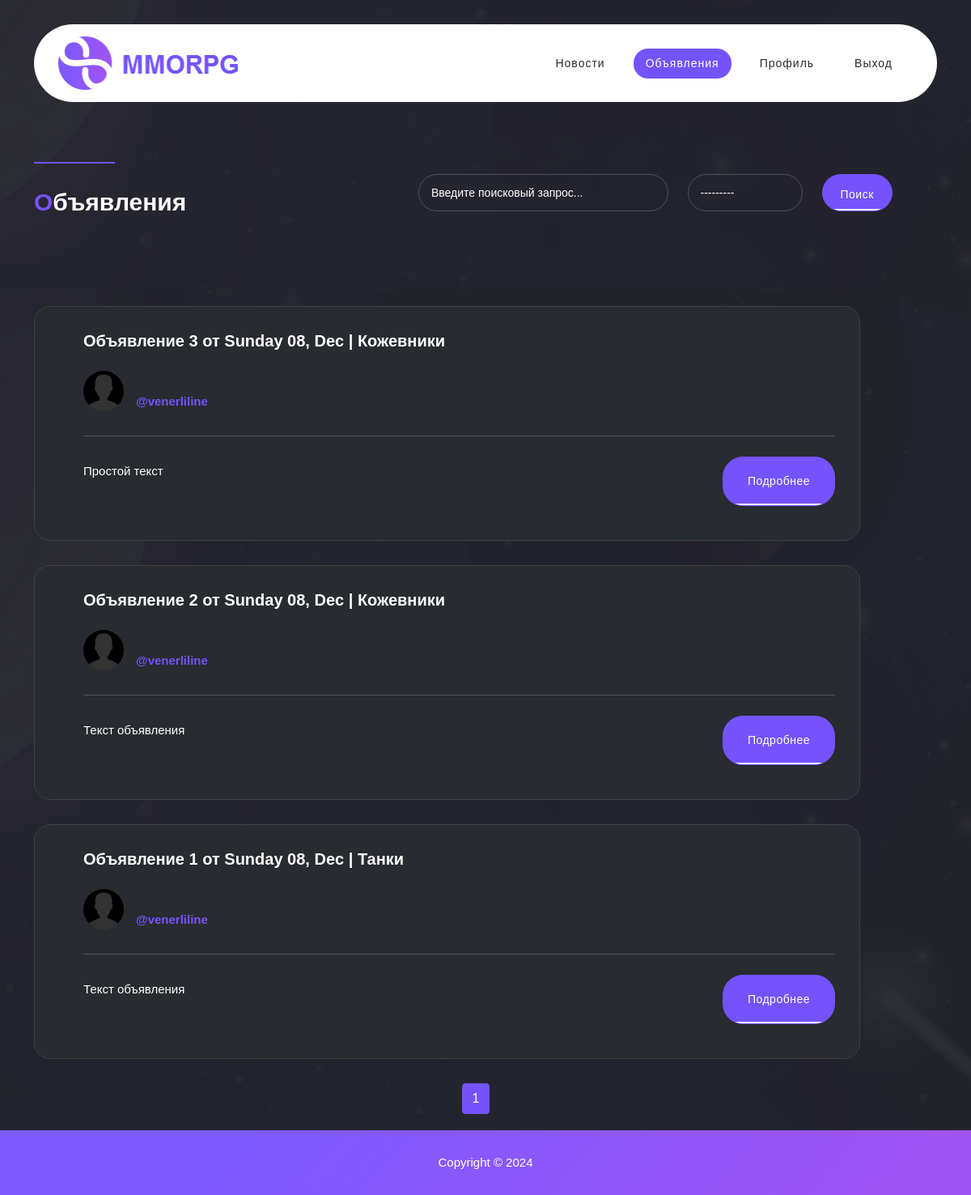
The page /posts/ (signed in) on the database as committed earlier.
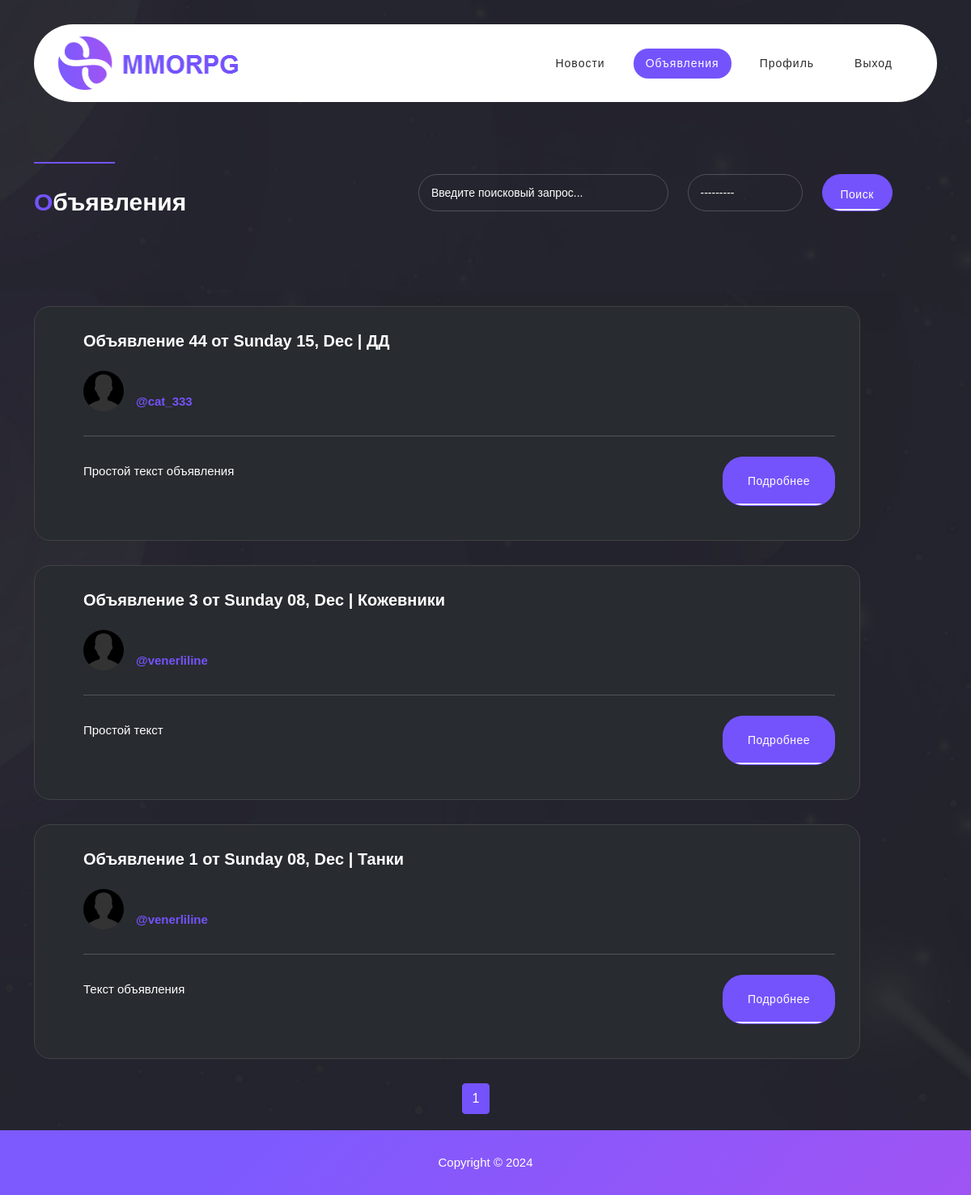
The same page on the database as committed later.
### posts/models.py (models this page shows, shortened)
class Post(models.Model):
    title = models.CharField(max_length=150)
    create_date = models.DateTimeField(auto_now_add=True)
    description = models.TextField()
    category = models.CharField(max_length=35,
                                choices=CATEGORIES)
    author = models.ForeignKey(User, on_delete=models.CASCADE)
    class Meta:
        verbose_name = 'Объявление'
        verbose_name_plural = 'Объявления'
    def get_absolute_url(self):
        return reverse('detail_post', args=[str(self.id)])

### posts/views.py (the view)
# urls.py: path('', PostList.as_view(), name='posts_portal'),
class PostList(LoginRequiredMixin, ListView):
    model = Post
    ordering = '-create_date'
    template_name = 'posts.html'
    context_object_name = 'posts'
    paginate_by = 10
    def get_queryset(self):
        queryset = super().get_queryset()
        self.filter_posts = PostFilter(self.request.GET, queryset)
        return self.filter_posts.qs
    def get_context_data(self, **kwargs):
        context = super().get_context_data(**kwargs)
        context['filter_posts'] = self.filter_posts
        return context

### online_forum_mmorpg/utils/parser_html.py (called while the page is built)
def strip_tags(html):
    s = HTMLStripper()
    s.feed(html)
    return s.get_data()

    def handle_data(self, d):
        self.fed.append(d)

    def get_data(self):
        return ''.join(self.fed)

### posts/templatetags/custom_filters.py (called while the page is built)
@register.filter()
def get_nike(user_email):
    return user_email.split('@')[0]

@register.filter()
def get_title(current_url, is_html: bool = False):
    if is_html:
        return mark_safe('<em>О</em>бъявления' if 'post' in current_url else '<em>Н</em>овости')
    else:
        return 'Объявления' if 'post' in current_url else 'Новости'

@register.filter()
def convert_category(category):
    for el in CATEGORIES:
        if el[0] == category:
            return el[1]
    return category

@register.filter()
def filter_from_tags(text_html):
    return strip_tags(text_html)

### templates/posts/posts.html (shortened to what this page needs)
{% extends 'default.html' %}
{% load custom_filters %}
{% url 'posts' as posts_url %}
{% block content %}
  <div class="discover-items">
    <div class="container">
      <div class="row">
        <div class="col-lg-5">
          <div class="section-heading">
            <div class="line-dec"></div>
            <h2>{{ request.get_full_path|get_title:"True" }}</h2>
          </div>
        </div>
        <div class="col-lg-7">
          <form id="search-form" name="gs" method="GET" role="search" action="{% if 'post' in request.path %} {% url 'search_posts' %} {% else %} {% url 'search_news' %} {% endif %}">
            <div class="row">
              <div class="col-lg-6">
                <fieldset>
                    {{ filter_posts.form.title }}
                </fieldset>
              </div>
              <div class="col-lg-3">
                <fieldset>
                  {% if filter_posts.form.category %}
                    {{ filter_posts.form.category }}
                  {% else %}
                    {{ filter_posts.form.create_date__gt }}
                  {% endif %}
                </fieldset>
              </div>
              <div class="col-lg-2">
                <fieldset>
                    <button class="main-button">Поиск</button>
                </fieldset>
              </div>
            </div>
          </form>
        </div>
      </div>
    </div>
  </div>
  <div class="currently-market">
    <div class="container">
      <div class="row">
        <div class="col-lg-11">
          {% for post in posts %}
            <div class="item">
              <div class="right-content">
                <h4>{{ post.title }} от {{ post.create_date|date:'l d, M' }} | {{ post.category|convert_category}}</h4>
                <span class="author">
                  {% if post.author.profile.avatar.path %}
                    <img src="{{ post.author.profile.avatar.url }}" alt="" style="max-width: 50px; max-height: 50px; border-radius: 50%;">
                  {% else %}
                    <img src="/static/assets/images/single-author2.jpg" alt="" style="max-width: 50px; max-height: 50px; border-radius: 50%;">
                  {% endif %}
                  <h6>{{ post.author.profile }} <br><a>@{{ post.author.email|get_nike }}</a></h6>
                </span>
                <div class="line-dec"></div>
                <span class="bid">
                  {% if 'post' in request.path %}
                    {{ post.description|truncatechars:90|filter_from_tags }}
                  {% else %}
                    {{ post.text|truncatechars:90|filter_from_tags }}
                  {% endif %}
                </span>
                <span class="ends">
                <div class="main-button">
                  <a href="{{ post.get_absolute_url }}">Подробнее</a>
                </div>
                </span>
              </div>
            </div>
          {% endfor %}
        </div>
        {% include "pagination.html" %}
      </div>
    </div>
  </div>
{% endblock content %}

Rows that differ between the two databases and show on the page:
removed Post: title "Объявление 2", create_date "Sunday 08, Dec", category|convert_category "Кожевники", author.email|get_nike "venerliline", description|filter_from_tags "Текст объявления"
added Post: title "Объявление 44", create_date "Sunday 15, Dec", category|convert_category "ДД", author.email|get_nike "cat_333", description|filter_from_tags "Простой текст объявления"
